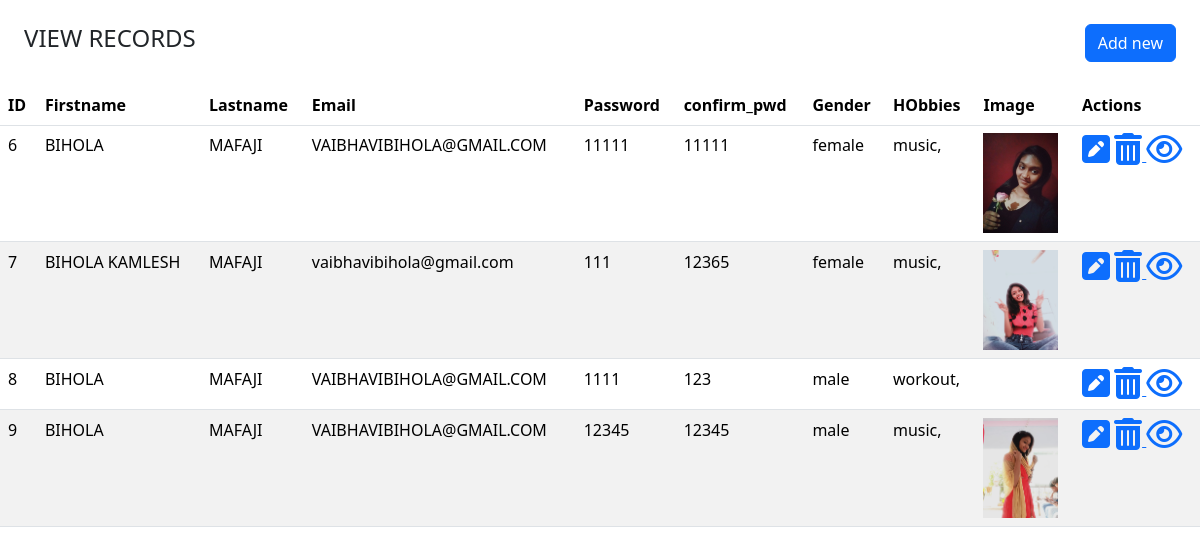
The app's page /mvc-test/manage-users with its own data.
### tables this page shows
CREATE TABLE `details` (
  `uid` int(11) NOT NULL,
  `fname` text NOT NULL,
  `lname` text NOT NULL,
  `email` varchar(255) NOT NULL,
  `password` varchar(20) NOT NULL,
  `c_password` varchar(20) NOT NULL,
  `gender` text NOT NULL,
  `hobbies` text NOT NULL,
  `image` varchar(255) NOT NULL
);

### mvc-test/model.php (called while the page is built, shortened)
<?php
class Model
{
    public $con = "";
    function __construct()
    {
        $this->con = new mysqli("localhost", "root","", "mvcdb");
    }
    function select($tbl)
    {
       $sele = "select * from $tbl";
       $res = $this->con->query($sele);
       while ($fetch=$res->fetch_object())
       {
         $arr[] = $fetch;
       }
       if(!empty($arr))
       {
        return $arr;
       }
    }
}
?>

### mvc-test/manage-user.php (the view, shortened to what this page needs)
<!DOCTYPE html>
<html lang="en">
<head>
    <link href="https://cdn.jsdelivr.net/npm/bootstrap@5.3.2/dist/css/bootstrap.min.css" rel="stylesheet"
>
     <link rel="stylesheet" href="https://cdnjs.cloudflare.com/ajax/libs/font-awesome/4.7.0/css/font-awesome.min.css">
</head>
<body>
<h4  style="padding-top: 2%; padding-right: 2%; padding-left: 2%;"> VIEW RECORDS
<a href="/mvc/mvc-test/index" class="btn btn-primary float-end">Add new</a>
</h4><br>
<table class="table table-striped">
    <thead>
        <tr>
            <th>ID</th>
            <th>Firstname</th>
            <th>Lastname</th>
            <th>Email</th>
            <th>Password</th>
            <th>confirm_pwd</th>
            <th>Gender</th>
            <th>HObbies</th>
            <th>Image</th>
            <th>Actions</th>
        </tr>
    </thead>
<tbody>
<tr>
<?php
if(!empty($user_arr))
{
    foreach($user_arr as $user)
    {
?>
<tr>
    <td><?php echo $user->uid?></td>
    <td><?php echo $user->fname?></td>
    <td><?php echo $user->lname?></td>
    <td><?php echo $user->email?></td>
    <td><?php echo $user->password?></td>
    <td><?php echo $user->c_password?></td>
    <td><?php echo $user->gender?></td>
    <td><?php echo $user->hobbies?></td>
    <td><img src="images/<?php echo $user->image?>" alt="" height="100px"></td>
    <td>
        <a  href="/mvc/mvc-test/edit-users?update_id=<?php echo $user->uid; ?>">
        <i class="fa fa-pencil-square  fa-2x" aria-hidden="true"></i></a>
        <a  href="/mvc/mvc-test/delete-users?del_id=<?php echo $user->uid; ?>">
        <i class="fa fa-trash fa-2x" aria-hidden="true"></i>
        </a>
        <a  href="/mvc/mvc-test/view-users?v_id=<?php echo $user->uid; ?>">
        <i class="fa fa-eye fa-2x" aria-hidden="true"></i>
        </a>
    </td>
</tr>
<?php } }?>
</tr>
</tbody>
</table>
</body>
</html>

### mvc-test/control.php (shortened to what this page needs)
<?php
include "model.php";
class control extends Model
{
    function __construct()
    {
        $ur = $_SERVER['PATH_INFO'];
        switch($ur)
        {
            case "/manage-users":
                $user_arr = $this->select("details");
                include "manage-user.php";
                break;
        }
    }
}
$obj = new control();
?>

### records on screen
details: uid "6", fname "BIHOLA", lname "MAFAJI", email "VAIBHAVIBIHOLA@GMAIL.COM", password "11111", c_password "11111", gender "female", hobbies "music,", image (picture)
details: uid "7", fname "BIHOLA KAMLESH", lname "MAFAJI", email "vaibhavibihola@gmail.com", password "111", c_password "12365", gender "female", hobbies "music,", image (picture)
details: uid "8", fname "BIHOLA", lname "MAFAJI", email "VAIBHAVIBIHOLA@GMAIL.COM", password "1111", c_password "123", gender "male", hobbies "workout,"
details: uid "9", fname "BIHOLA", lname "MAFAJI", email "VAIBHAVIBIHOLA@GMAIL.COM", password "12345", c_password "12345", gender "male", hobbies "music,", image (picture)
